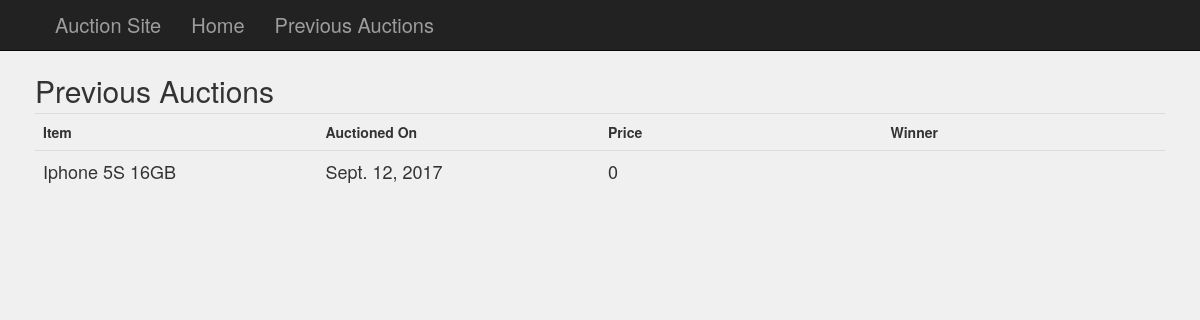
The page /bids/previousBid/ on the database as committed earlier.
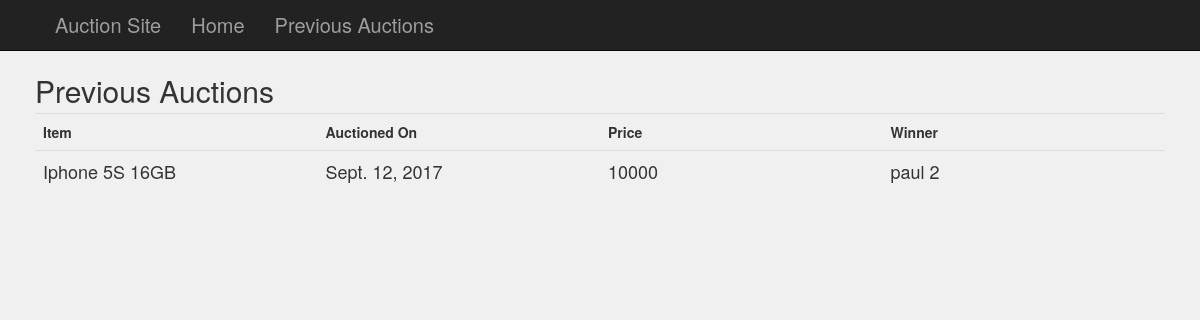
The same page on the database as committed later.
### auctionsite/models.py (models this page shows, shortened)
class AuctionObject(models.Model):
    name = models.CharField(max_length = 250)
    description = models.TextField(default = "")
    minAmount = models.IntegerField(default=0)
    startTime = models.DateTimeField()
    endTime = models.DateTimeField()
    itemImage = models.ImageField()
    winner = models.ForeignKey(Bidder,blank=True, null = True)
    bidAmount = models.IntegerField(default=0)
    currentBid = models.IntegerField(default=0)
    def __unicode__(self):
        return self.name

class Bidder(models.Model):
    name = models.CharField(max_length= 250)
    email = models.CharField(max_length=250)

### auctionsite/views.py (the view)
def reports(request):
    currentTime = timezone.now()
    previousAuctions = AuctionObject.objects.filter(endTime__lte=currentTime)
    print previousAuctions
    response = {'previousAuctions':previousAuctions}
    return render(request,'auction_site/reports.html', response)

### templates/auction_site/reports.html
{% extends "main.html" %}
{% load static %}
{% block pageBody %}
<div class="container-fluid">
    <div class = "col-md-12 auction-report">
        <span class = "font-h2">
            Previous Auctions
        </span>
        <br>
        <table class = "table table-stiriped">
        <tr>
            <th class = "col-md-3">Item</th>
            <th class = "col-md-3">Auctioned On</th>
            <th class = "col-md-3">Price</th>
            <th class = "col-md-3">Winner</th>
        </tr>
            {% for auction in previousAuctions %}
                <tr class = "previous-auction">
                    <td>{{ auction.name }}</td>
                    <td>{{ auction.endTime |date}}</td>
                    <td>{{ auction.bidAmount }}</td>
                    <td>{{ auction.winner.name }}</td>
                </tr>
            {% endfor %}
        </table>
    </div>
</div>
{% endblock %}

Rows that differ between the two databases and show on the page:
changed AuctionObject "Iphone 5S 16GB": bidAmount "0" → "10000"; winner.name (not shown) → "paul 2"
